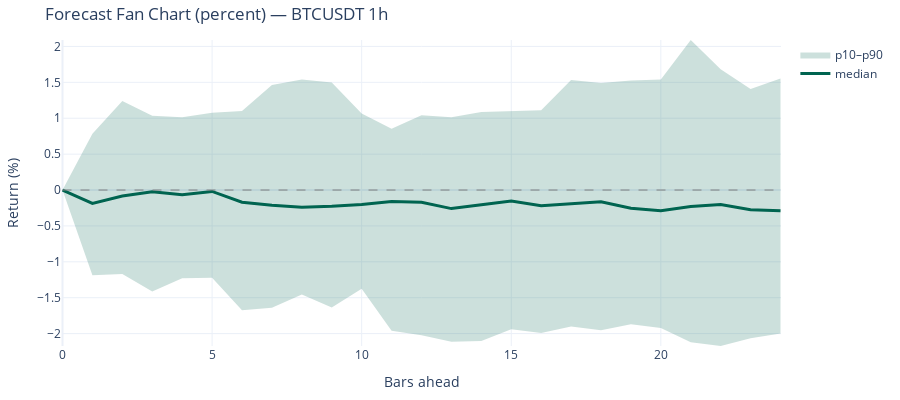

The notebook cell saved with this chart:
### Markdown cell above
## 2) Analog Search + Percentile Forecast (Fan Chart)

- Top matches table (similarity/corr/rmse)
- Fan chart (p10/median/p90) in percent

### Code cell
search = client.search(
    symbol=SYMBOL,
    interval=INTERVAL,
    q=Q,
    f=F,
    top_k=TOP_K,
    anchor_ts=ANCHOR_TS_MS,
)

matches = search.get("matches", []) or []
forecast = search.get("forecast") or {}
meta = search.get("meta") or {}

print("meta:", {k: meta.get(k) for k in ["symbol", "interval", "queryLength", "forecastHorizon", "lastPrice", "queryWindowEndTs"] if k in meta})

# Matches table
if matches:
    dfm = pd.DataFrame(matches)
    keep = [c for c in ["id", "similarity", "deltaPct", "corr", "rmse", "start", "end"] if c in dfm.columns]
    display(dfm[keep].head(15))
else:
    dfm = pd.DataFrame()
    print("No matches returned (check symbol/interval, service, or filters).")

# Fan chart
median_raw = forecast.get("median")
p10_raw = forecast.get("p10")
p90_raw = forecast.get("p90")

if isinstance(median_raw, list) and isinstance(p10_raw, list) and isinstance(p90_raw, list) and len(median_raw) > 1:
    # Пересчитываем в проценты относительно первой точки
    base = median_raw[0]
    median = [(v - base) / base * 100 for v in median_raw]
    p10 = [(v - base) / base * 100 for v in p10_raw]
    p90 = [(v - base) / base * 100 for v in p90_raw]

    x = np.arange(len(median))
    fig = go.Figure()

    # p10-p90 area
    fig.add_trace(go.Scatter(
        x=np.concatenate([x, x[::-1]]),
        y=np.concatenate([p90, p10[::-1]]),
        fill='toself',
        fillcolor='rgba(0,100,80,0.2)',
        line=dict(color='rgba(255,255,255,0)'),
        hoverinfo="skip",
        showlegend=True,
        name='p10–p90'
    ))

    # Median line
    fig.add_trace(go.Scatter(
        x=x,
        y=median,
        line=dict(color='rgb(0,100,80)', width=3),
        mode='lines',
        name='median'
    ))

    # Zero line
    fig.add_shape(
        type="line", line=dict(color="gray", width=1, dash="dash"),
        x0=0, x1=len(median)-1, y0=0, y1=0
    )

    # Устанавливаем диапазон оси Y от мин до макс
    all_vals = p10 + p90 + median
    fig.update_layout(
        title=f"Forecast Fan Chart (percent) — {SYMBOL} {INTERVAL}",
        xaxis_title="Bars ahead",
        yaxis_title="Return (%)",
        yaxis=dict(range=[min(all_vals), max(all_vals)]),
        template="plotly_white",
        height=400,
        margin=dict(l=20, r=20, t=40, b=20),
    )

    fig.show()
else:
    print("Forecast not available in response (missing forecast.median/p10/p90).")

### Figure 1 — Plotly figure (JSON) as saved in the notebook; plotly's stock layout.template omitted (floating-point values rounded to 4 significant figures)
{"data": [{"fill": "toself", "fillcolor": "rgba(0,100,80,0.2)", "hoverinfo": "skip", "line": {"color": "rgba(255,255,255,0)"}, "name": "p10–p90", "showlegend": true, "type": "scatter", "x": [0, 1, 2, 3, 4, 5, 6, 7, 8, 9, 10, 11, 12, 13, 14, 15, 16, 17, 18, 19, 20, 21, 22, 23, 24, 24, 23, 22, 21, 20, 19, 18, 17, 16, 15, 14, 13, 12, 11, 10, 9, 8, 7, 6, 5, 4, 3, 2, 1, 0], "y": [0.0, 0.7849, 1.24, 1.034, 1.015, 1.077, 1.101, 1.464, 1.539, 1.5, 1.068, 0.8553, 1.041, 1.014, 1.085, 1.093, 1.112, 1.531, 1.492, 1.526, 1.541, 2.09, 1.683, 1.408, 1.554, -2.0, -2.063, -2.173, -2.122, -1.921, -1.87, -1.953, -1.902, -1.992, -1.941, -2.105, -2.115, -2.024, -1.96, -1.375, -1.637, -1.456, -1.642, -1.676, -1.224, -1.228, -1.414, -1.171, -1.187, 0.0]}, {"line": {"color": "rgb(0,100,80)", "width": 3}, "mode": "lines", "name": "median", "type": "scatter", "x": [0, 1, 2, 3, 4, 5, 6, 7, 8, 9, 10, 11, 12, 13, 14, 15, 16, 17, 18, 19, 20, 21, 22, 23, 24], "y": [0, -0.1861, -0.08368, -0.02394, -0.06572, -0.02007, -0.1697, -0.2115, -0.24, -0.2262, -0.2001, -0.1584, -0.1719, -0.2589, -0.2044, -0.1531, -0.2176, -0.195, -0.1649, -0.2542, -0.2898, -0.2312, -0.2008, -0.2754, -0.2882]}], "layout": {"height": 400, "margin": {"b": 20, "l": 20, "r": 20, "t": 40}, "shapes": [{"line": {"color": "gray", "dash": "dash", "width": 1}, "type": "line", "x0": 0, "x1": 24, "y0": 0, "y1": 0}], "title": {"text": "Forecast Fan Chart (percent) — BTCUSDT 1h"}, "xaxis": {"title": {"text": "Bars ahead"}}, "yaxis": {"range": [-2.173, 2.09], "title": {"text": "Return (%)"}}}}
